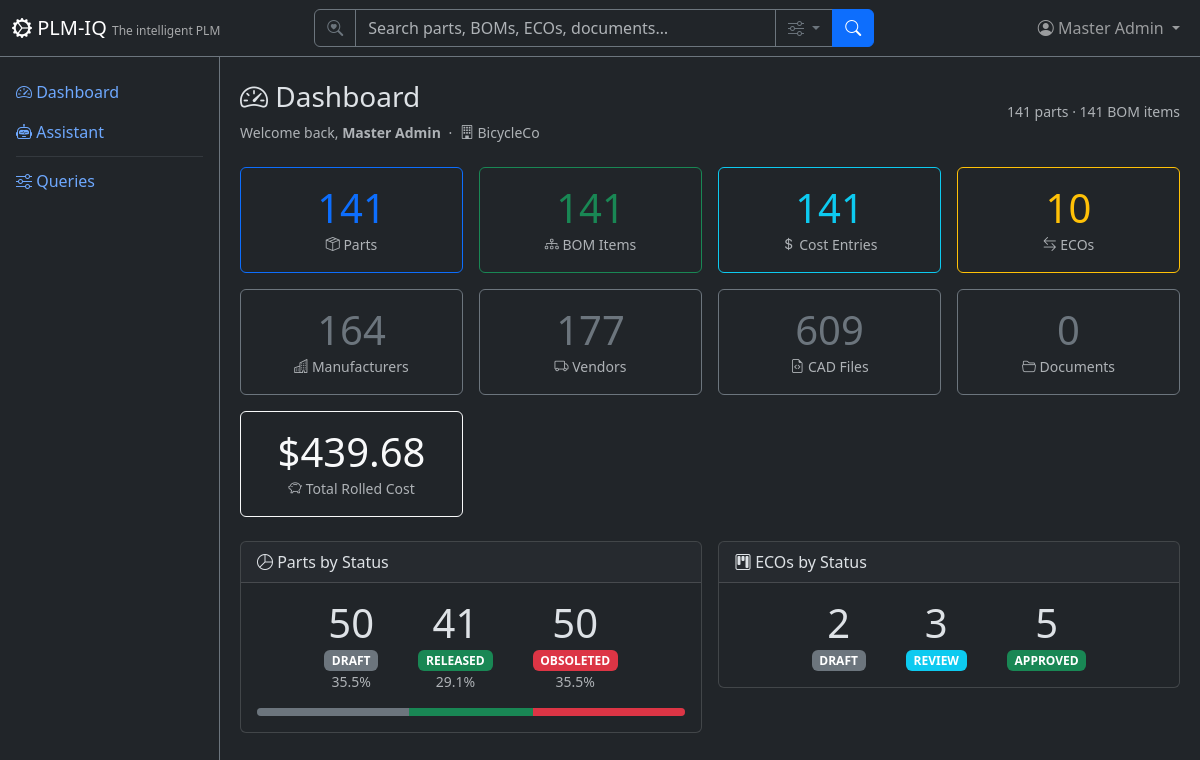
Page / (signed in) on the earlier database version.
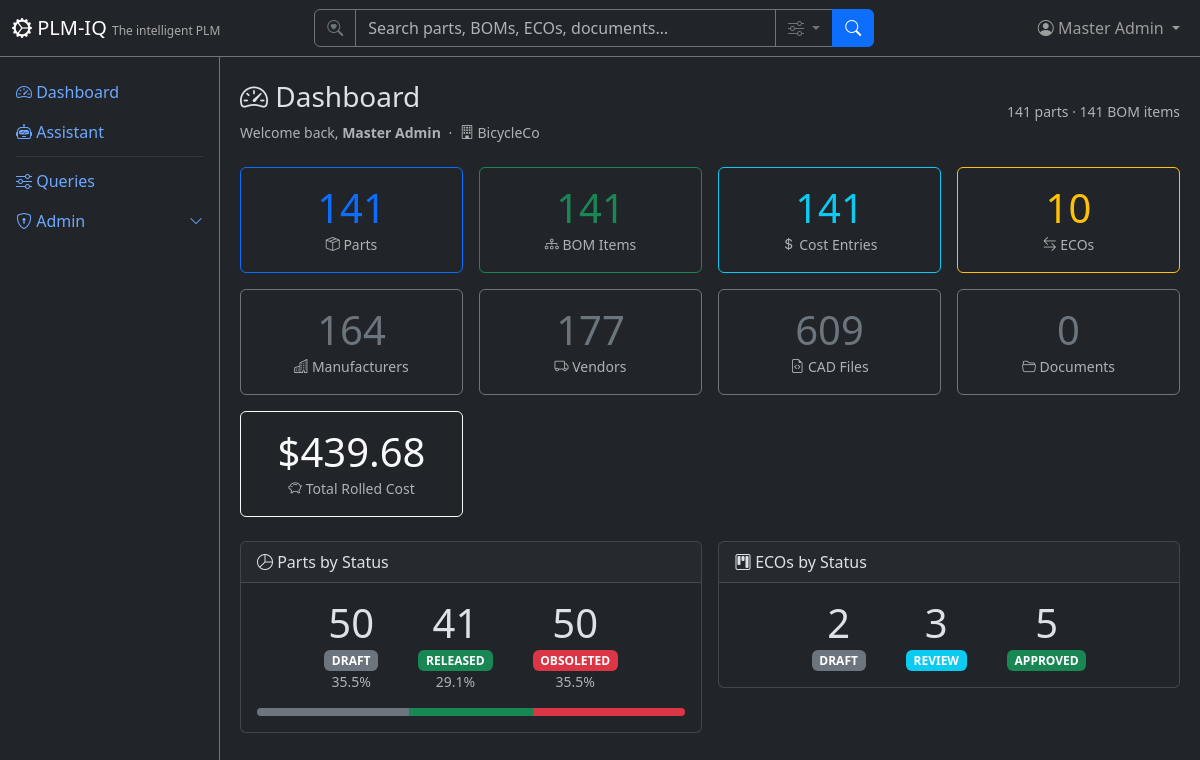
Same page on the later database version.
### app/models/tenant_user.py (models this page shows)
class User(Base):
    __tablename__ = "users"
    user_id = Column("user_id", Integer, primary_key=True, autoincrement=True)
    username = Column("username", String, unique=True, nullable=False)
    full_name = Column("full_name", String, nullable=False)
    email = Column("email", String)
    password_hash = Column("password_hash", String, nullable=False, default="")
    tenant_id = Column("tenant_id", Integer, ForeignKey("tenants.tenant_id"), nullable=False, default=1)
    is_active = Column("is_active", Boolean, default=True)
    created_date = Column("created_date", String)
    role = Column("role", String, default="user")
    tenant = relationship("Tenant", back_populates="users")
    favorites = relationship("Favorite", back_populates="user")

class Tenant(Base):
    __tablename__ = "tenants"
    tenant_id = Column("tenant_id", Integer, primary_key=True, autoincrement=True)
    tenant_name = Column("tenant_name", String, unique=True, nullable=False)
    subdomain = Column("subdomain", String, unique=True, nullable=True)
    description = Column("description", String)
    created_date = Column("created_date", String)
    role = Column("role", String, default="user")
    is_active = Column("is_active", Boolean, default=True)
    users = relationship("User", back_populates="tenant")
    parts = relationship("Part", back_populates="tenant")
    favorites = relationship("Favorite", back_populates="tenant")

### app/routers/dashboard.py (the view)
@router.get("/", response_class=HTMLResponse, include_in_schema=False)
def dashboard(request: Request, db: Session = Depends(get_db)):
    user = require_user(request, db)
    ctx = auth_context(request, db)
    part_count = db.query(func.count(Part.part_number)).scalar() or 0
    bom_count = db.query(func.count(BomItem.id)).scalar() or 0
    costing_count = db.query(func.count(CostingBomItem.id)).scalar() or 0
    eco_count = db.query(func.count(EngineeringChangeOrder.eco_number)).scalar() or 0
    aml_count = db.query(func.count(ApprovedManufacturer.id)).scalar() or 0
    avl_count = db.query(func.count(ApprovedVendor.id)).scalar() or 0
    cad_count = db.query(func.count(CadMetadata.id)).scalar() or 0
    document_count = db.query(func.count(Document.id)).scalar() or 0
    status_breakdown = dict(
        db.query(Part.status, func.count(Part.part_number))
        .group_by(Part.status)
        .all()
    )
    eco_status = dict(
        db.query(EngineeringChangeOrder.eco_status, func.count(EngineeringChangeOrder.eco_number))
        .group_by(EngineeringChangeOrder.eco_status)
        .all()
    )
    total_cost = (
        db.query(func.sum(CostingBomItem.rolled_total))
        .filter(CostingBomItem.level == 0)
        .scalar()
    ) or 0
    favorites = db.query(Favorite).filter(Favorite.user_id == user.user_id).all()
    enriched_favorites = []
    for fav in favorites:
        detail = None
        if fav.object_type == "part":
            part = db.query(Part).filter(Part.part_number == fav.object_id).first()
            if part:
                detail = {"name": part.part_name, "url": f"/parts/{part.part_number}"}
        elif fav.object_type == "document":
            doc = db.query(Document).filter(Document.id == int(fav.object_id)).first()
            if doc:
                detail = {"name": doc.title or doc.name, "url": f"/documents/{doc.id}"}
        elif fav.object_type == "eco":
            eco = db.query(EngineeringChangeOrder).filter(EngineeringChangeOrder.eco_number == fav.object_id).first()
            if eco:
                detail = {"name": eco.eco_title, "url": f"/eco/{eco.eco_number}"}
        if detail:
            enriched_favorites.append({
                "object_type": fav.object_type,
                "object_id": fav.object_id,
                "name": detail["name"],
                "url": detail["url"],
                "created_date": fav.created_date,
            })
    return HTMLResponse(content=render(
        "dashboard.html",
        **ctx,
        part_count=part_count,
        bom_count=bom_count,
        costing_count=costing_count,
        eco_count=eco_count,
        aml_count=aml_count,
        avl_count=avl_count,
        cad_count=cad_count,
        document_count=document_count,
        status_breakdown=status_breakdown,
        eco_status=eco_status,
        total_cost=total_cost,
        statuses=["DRAFT", "RELEASED", "OBSOLETED"],
        eco_statuses=["DRAFT", "REVIEW", "APPROVED"],
        favorites=enriched_favorites,
    ))

### app/templates/dashboard.html (shortened to what this page needs)
{% extends "base.html" %}
{% block content %}
<div class="d-flex justify-content-between align-items-center mb-4">
    <div>
        <h3><i class="bi bi-speedometer2"></i> Dashboard</h3>
        {% if current_user %}
        <p class="text-muted mb-0 small">
            Welcome back, <strong>{{ current_user.full_name }}</strong>
            <span class="mx-1">·</span>
            <i class="bi bi-building"></i> {{ current_tenant.tenant_name if current_tenant else '—' }}
        </p>
        {% endif %}
    </div>
    <span class="text-muted small">{{ part_count }} parts · {{ bom_count }} BOM items</span>
</div>
<div class="row g-3 mb-4">
    <div class="col-md-3 col-6">
        <a href="/parts?q=&status=RELEASED" class="text-decoration-none d-block">
            <div class="card stat-card border-primary h-100">
                <div class="card-body text-center">
                    <h1 class="text-primary mb-0">{{ part_count }}</h1>
                    <small class="text-muted"><i class="bi bi-box-seam"></i> Parts</small>
                </div>
            </div>
        </a>
    </div>
    <div class="col-md-3 col-6">
        <a href="/bom" class="text-decoration-none d-block">
            <div class="card stat-card border-success h-100">
                <div class="card-body text-center">
                    <h1 class="text-success mb-0">{{ bom_count }}</h1>
                    <small class="text-muted"><i class="bi bi-diagram-3"></i> BOM Items</small>
                </div>
            </div>
        </a>
    </div>
    <div class="col-md-3 col-6">
        <a href="/costing" class="text-decoration-none d-block">
            <div class="card stat-card border-info h-100">
                <div class="card-body text-center">
                    <h1 class="text-info mb-0">{{ costing_count }}</h1>
                    <small class="text-muted"><i class="bi bi-currency-dollar"></i> Cost Entries</small>
                </div>
            </div>
        </a>
    </div>
    <div class="col-md-3 col-6">
        <a href="/eco" class="text-decoration-none d-block">
            <div class="card stat-card border-warning h-100">
                <div class="card-body text-center">
                    <h1 class="text-warning mb-0">{{ eco_count }}</h1>
                    <small class="text-muted"><i class="bi bi-arrow-left-right"></i> ECOs</small>
                </div>
            </div>
        </a>
    </div>
    <div class="col-md-3 col-6">
        <a href="/aml" class="text-decoration-none d-block">
            <div class="card stat-card border-secondary h-100">
                <div class="card-body text-center">
                    <h1 class="text-secondary mb-0">{{ aml_count }}</h1>
                    <small class="text-muted"><i class="bi bi-buildings"></i> Manufacturers</small>
                </div>
            </div>
        </a>
    </div>
    <div class="col-md-3 col-6">
        <a href="/avl" class="text-decoration-none d-block">
            <div class="card stat-card border-secondary h-100">
                <div class="card-body text-center">
                    <h1 class="text-secondary mb-0">{{ avl_count }}</h1>
                    <small class="text-muted"><i class="bi bi-truck"></i> Vendors</small>
                </div>
            </div>
        </a>
    </div>
    <div class="col-md-3 col-6">
        <a href="/cad" class="text-decoration-none d-block">
            <div class="card stat-card border-secondary h-100">
                <div class="card-body text-center">
                    <h1 class="text-secondary mb-0">{{ cad_count }}</h1>
                    <small class="text-muted"><i class="bi bi-file-earmark-code"></i> CAD Files</small>
                </div>
            </div>
        </a>
    </div>
    <div class="col-md-3 col-6">
        <a href="/documents" class="text-decoration-none d-block">
            <div class="card stat-card border-secondary h-100">
                <div class="card-body text-center">
                    <h1 class="text-secondary mb-0">{{ document_count }}</h1>
                    <small class="text-muted"><i class="bi bi-folder2-open"></i> Documents</small>
                </div>
            </div>
        </a>
    </div>
    <div class="col-md-3 col-6">
        <a href="/costing" class="text-decoration-none d-block">
            <div class="card stat-card border-light h-100">
                <div class="card-body text-center">
                    <h1 class="text-light mb-0">{{ total_cost|currency }}</h1>
                    <small class="text-muted"><i class="bi bi-piggy-bank"></i> Total Rolled Cost</small>
                </div>
            </div>
        </a>
    </div>
</div>
<div class="row g-3">
    <div class="col-md-6">
        <a href="/parts" class="text-decoration-none d-block">
        <div class="card h-100">
            <div class="card-header"><i class="bi bi-pie-chart"></i> Parts by Status</div>
            <div class="card-body">
                <div class="d-flex gap-2 justify-content-center">
                    {% for s in statuses %}
                    {% set count = status_breakdown.get(s, 0) %}
                    {% set pct = (count / part_count * 100) if part_count > 0 else 0 %}
                    <div class="text-center px-3">
                        <div class="display-6">{{ count }}</div>
                        <span class="badge bg-{% if s == 'DRAFT' %}secondary{% elif s == 'RELEASED' %}success{% else %}danger{% endif %} badge-status">{{ s }}</span>
                        <div class="small text-muted">{{ "%.1f"|format(pct) }}%</div>
                    </div>
                    {% endfor %}
                </div>
                <div class="progress mt-3" style="height: 8px;">
                    {% for s in statuses %}
                    {% set count = status_breakdown.get(s, 0) %}
                    {% set pct = (count / part_count * 100) if part_count > 0 else 0 %}
                    <div class="progress-bar bg-{% if s == 'DRAFT' %}secondary{% elif s == 'RELEASED' %}success{% else %}danger{% endif %}"
                         style="width: {{ pct }}%"></div>
                    {% endfor %}
                </div>
            </div>
        </div>
        </a>
    </div>
    <div class="col-md-6">
        <a href="/eco" class="text-decoration-none d-block">
        <div class="card h-100">
            <div class="card-header"><i class="bi bi-kanban"></i> ECOs by Status</div>
            <div class="card-body">
                <div class="d-flex gap-2 justify-content-center">
                    {% for s in eco_statuses %}
                    {% set count = eco_status.get(s, 0) %}
                    <div class="text-center px-3">
                        <div class="display-6">{{ count }}</div>
                        <span class="badge bg-{% if s == 'DRAFT' %}secondary{% elif s == 'REVIEW' %}info{% else %}success{% endif %} badge-status">{{ s }}</span>
                    </div>
                    {% endfor %}
                </div>
            </div>
        </div>
        </a>
    </div>
</div>
{% endblock %}

### app/templates/base.html (shortened to what this page needs)
<!DOCTYPE html>
<html lang="en" data-bs-theme="dark">
<head>
    <link href="https://cdn.jsdelivr.net/npm/bootstrap@5.3.3/dist/css/bootstrap.min.css" rel="stylesheet">
    <link href="https://cdn.jsdelivr.net/npm/bootstrap-icons@1.11.3/font/bootstrap-icons.css" rel="stylesheet">
</head>
<body>
    <nav class="navbar navbar-expand-md navbar-dark bg-dark fixed-top border-bottom border-secondary">
        <div class="container-fluid">
            <a class="navbar-brand" href="/">
                <i class="bi bi-gear-wide-connected"></i> PLM-IQ
                <small class="d-none d-md-inline">The intelligent PLM</small>
            </a>
            <div class="collapse navbar-collapse" id="navMenu">
                {% if current_user %}
                <form class="d-flex mx-auto my-2 my-md-0" role="search" action="/search" method="get" style="width: 100%; max-width: 560px;">
                    <div class="input-group">
                        <span class="input-group-text bg-dark border-secondary text-secondary"><i class="bi bi-search-heart"></i></span>
                        <input type="search" name="q" class="form-control bg-dark text-light border-secondary" placeholder="Search parts, BOMs, ECOs, documents…" aria-label="Search">
                        <button class="btn btn-outline-secondary dropdown-toggle" type="button" data-bs-toggle="dropdown" data-bs-auto-close="outside" title="Search options">
                            <i class="bi bi-sliders"></i>
                        </button>
                        <button class="btn btn-primary" type="submit"><i class="bi bi-search"></i></button>
                    </div>
                </form>
                {% endif %}
                <ul class="navbar-nav ms-auto align-items-center">
                    {% if current_user %}
                    <li class="nav-item dropdown">
                        <a class="nav-link dropdown-toggle position-relative" href="#" role="button" data-bs-toggle="dropdown">
                            <i class="bi bi-person-circle"></i>
                            <span class="d-none d-md-inline">{{ current_user.full_name }}</span>
                        </a>
                    </li>
                    {% else %}
                    <li class="nav-item">
                        <a class="nav-link" href="/login"><i class="bi bi-box-arrow-in-right"></i> Sign In</a>
                    </li>
                    {% endif %}
                </ul>
            </div>
        </div>
    </nav>
    <div class="sidebar bg-dark border-end border-secondary pt-3">
        <ul class="nav nav-pills flex-column">
            <li class="nav-item">
                <a class="nav-link" href="/"><i class="bi bi-speedometer2"></i> Dashboard</a>
            </li>
            <li class="nav-item">
                <a class="nav-link" href="/assistant"><i class="bi bi-robot"></i> Assistant</a>
            </li>
            <li class="nav-item">
                <hr class="nav-divider my-1 mx-3 border-secondary">
            </li>
            <li class="nav-item">
                <a class="nav-link" href="/queries"><i class="bi bi-sliders"></i> Queries</a>
            </li>
            {% if current_user and (current_user.role == 'tenantadmin' or current_user.role is none) %}
            <li class="nav-item">
                <a class="nav-link d-flex justify-content-between align-items-center" data-bs-toggle="collapse" href="#adminSubmenu" role="button" aria-expanded="false">
                    <span><i class="bi bi-shield-lock"></i> Admin</span>
                    <i class="bi bi-chevron-down small"></i>
                </a>
            </li>
            {% endif %}
        </ul>
    </div>
    <div class="main-content">
        {% block content %}{% endblock %}
    </div>
</body>
</html>

### app/templates/base.html (style rules this page uses)
body { padding-top: 60px; }
.sidebar { position: fixed; top: 56px; bottom: 0; left: 0; width: 220px; overflow-y: auto; }
.main-content { margin-left: 220px; padding: 20px; }
.navbar-brand small { font-size: 0.75rem; opacity: 0.6; }
.badge-status { font-size: 0.75rem; }
.stat-card { transition: transform 0.15s; }

Differences in the rows shown:
changed User "Master Admin": role "author" → empty (drawn)
Other differences:
text now shown: "Admin"
